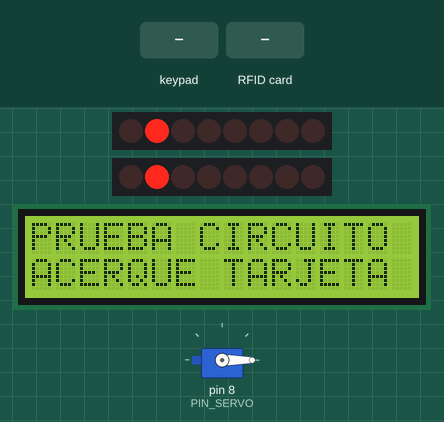
Bench run of a sketch on a simulated Arduino Uno, built with avr-gcc and run on an emulated ATmega328P. On the bench: 2 × 8 shift-register outputs drawn as a row of LEDs (first output left, lit = HIGH), 16×2 character LCD, servo. Wiring (inferred from the names in the program): 2 × shift register (74HC595): latch A2 / latch A3. Wiring (inferred from the signals the program sends): 2 × row of LEDs: on Q0, Q1, Q2, Q3, Q4, Q5, Q6, Q7 / on Q0, Q1, Q2, Q3, Q4, Q5, Q6, Q7. The test bench sets the inputs (shaded band). What the sketch prints to the serial monitor is not drawn.

Above: at 3.9 s.
4.0 s: keypad keys 7 6 5 4 A pressed 0.4 s apart
At 6.5 s:
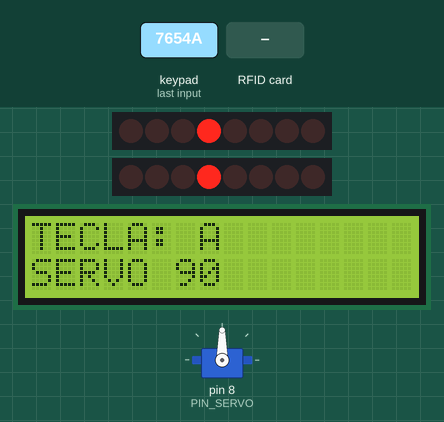
7.5 s: RFID card 5E 7A 19 C4 held to the reader
At 8.7 s:
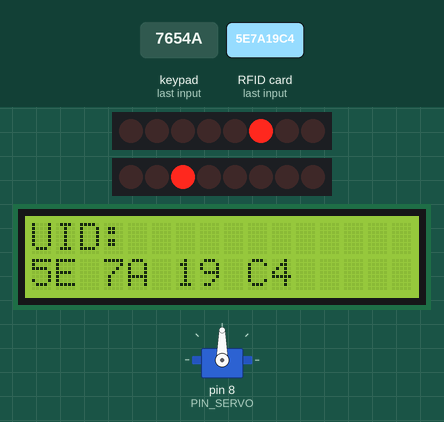
9.1 s: key 'B' pressed
At 10.3 s:
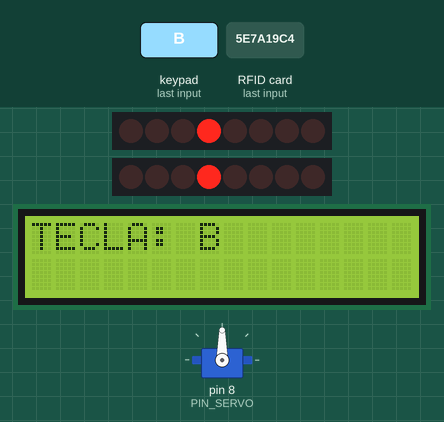
10.6 s: keypad keys 7 6 5 4 # pressed 0.4 s apart
At 12.8 s:
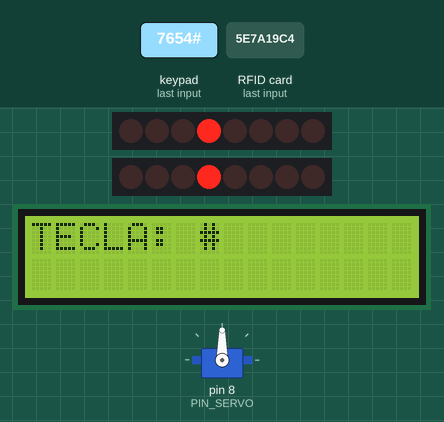
14.1 s: key 'C' pressed
At 14.9 s:
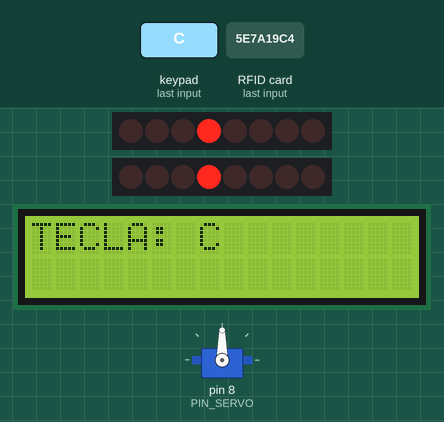
15.6 s: keypad keys 7 6 5 4 * pressed 0.4 s apart
At 18.4 s:
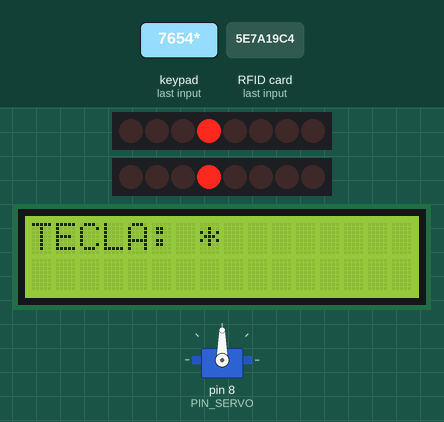
Timing chart, 0 to 19.9 s (numbered marks = the images above; inputs shaded):
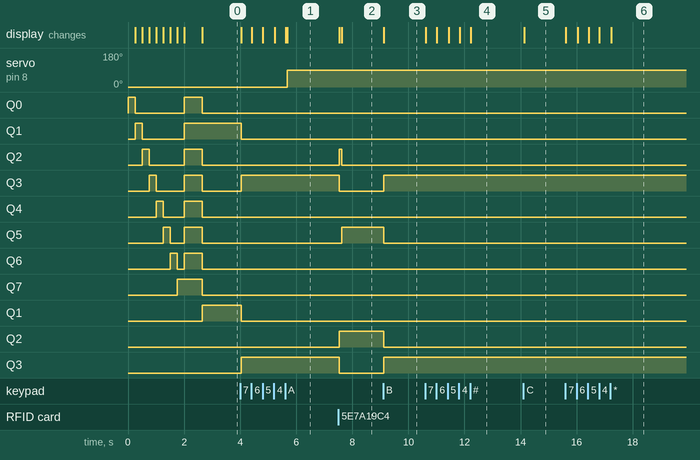

The sketch:

Prueba_Circuito.ino
```cpp
#include <SPI.h>
#include <MFRC522.h>
#include <Wire.h>
#include <LiquidCrystal_I2C.h>
#include <Keypad.h>
#include <Servo.h>

// Sketch de prueba por etapas: sirve aunque todavia no esten todos los modulos.
// Abre el Monitor Serie a 9600 para ver que modulo responde.

const uint8_t PIN_RFID_SS   = 10;
const uint8_t PIN_RFID_RST  = 9;
const uint8_t PIN_SERVO     = 8;
const uint8_t PIN_595_LATCH = A2;
const uint8_t PIN_BUZZER    = A3;

char teclas[4][4] = {
  {'1', '2', '3', 'A'},
  {'4', '5', '6', 'B'},
  {'7', '8', '9', 'C'},
  {'*', '0', '#', 'D'}
};
byte pinesFilas[4] = {7, 6, 5, 4};
byte pinesColumnas[4] = {3, 2, A0, A1};

MFRC522 rfid(PIN_RFID_SS, PIN_RFID_RST);
LiquidCrystal_I2C lcd(0x27, 16, 2);
Keypad teclado = Keypad(makeKeymap(teclas), pinesFilas, pinesColumnas, 4, 4);
Servo servo;
bool servoAbierto = false;

void escribir595(uint8_t valor) {
  SPI.beginTransaction(SPISettings(1000000, MSBFIRST, SPI_MODE0));
  digitalWrite(PIN_595_LATCH, LOW);
  SPI.transfer(valor);
  digitalWrite(PIN_595_LATCH, HIGH);
  SPI.endTransaction();
}

void setup() {
  Serial.begin(9600);
  pinMode(PIN_BUZZER, OUTPUT);
  pinMode(PIN_595_LATCH, OUTPUT);
  digitalWrite(PIN_595_LATCH, HIGH);
  SPI.begin();

  // Prueba 74HC595: recorre LED1 a LED8
  Serial.println(F("Prueba 74HC595: LED1 -> LED8"));
  for (uint8_t i = 0; i < 8; i++) {
    escribir595(1 << i);
    delay(250);
  }
  escribir595(0xFF);
  delay(500);
  escribir595(0b00000010);

  // Prueba LCD
  lcd.init();
  lcd.backlight();
  lcd.print("PRUEBA CIRCUITO");
  lcd.setCursor(0, 1);
  lcd.print("ACERQUE TARJETA");

  // Prueba RC522
  rfid.PCD_Init();
  byte version = rfid.PCD_ReadRegister(MFRC522::VersionReg);
  Serial.print(F("RC522 version: 0x"));
  Serial.println(version, HEX);
  if (version == 0x00 || version == 0xFF) {
    Serial.println(F("RC522 NO RESPONDE: revisa cables SPI y 3.3V"));
  } else {
    Serial.println(F("RC522 OK"));
  }

  servo.attach(PIN_SERVO);
  servo.write(0);

  digitalWrite(PIN_BUZZER, HIGH);
  delay(100);
  digitalWrite(PIN_BUZZER, LOW);
  Serial.println(F("Listo. Tarjeta = muestra UID | Tecla = la muestra | A = mueve servo"));
}

void loop() {
  if (rfid.PICC_IsNewCardPresent() && rfid.PICC_ReadCardSerial()) {
    escribir595(0b00000100);
    lcd.clear();
    lcd.print("UID:");
    lcd.setCursor(0, 1);
    Serial.print(F("UID:"));
    for (byte i = 0; i < rfid.uid.size; i++) {
      if (rfid.uid.uidByte[i] < 0x10) lcd.print('0');
      lcd.print(rfid.uid.uidByte[i], HEX);
      lcd.print(' ');
      Serial.print(rfid.uid.uidByte[i] < 0x10 ? " 0" : " ");
      Serial.print(rfid.uid.uidByte[i], HEX);
    }
    Serial.println();
    rfid.PICC_HaltA();
    rfid.PCD_StopCrypto1();
    digitalWrite(PIN_BUZZER, HIGH);
    delay(100);
    digitalWrite(PIN_BUZZER, LOW);
    escribir595(0b00100000);
  }

  char tecla = teclado.getKey();
  if (tecla) {
    Serial.print(F("Tecla: "));
    Serial.println(tecla);
    lcd.clear();
    lcd.print("TECLA: ");
    lcd.print(tecla);
    escribir595(0b00001000);
    digitalWrite(PIN_BUZZER, HIGH);
    delay(50);
    digitalWrite(PIN_BUZZER, LOW);
    if (tecla == 'A') {
      servoAbierto = !servoAbierto;
      servo.write(servoAbierto ? 90 : 0);
      lcd.setCursor(0, 1);
      lcd.print(servoAbierto ? "SERVO 90" : "SERVO 0");
    }
  }
}
```

Measured:
- after the input at 4.0 s, servo on pin 8 (PIN_SERVO): 0° → 90° after 1.7 s; Q1, Q1: HIGH → LOW at once; Q3, Q3: LOW → HIGH at once; the display: first changes at once (image 1 shows a later state)
- after the input at 7.5 s, Q2: LOW → HIGH at once, → LOW 0.10 s later; Q3, Q3: HIGH → LOW at once; Q5: LOW → HIGH after 0.13 s; Q2: LOW → HIGH at once; the display: first changes at once (image 2 shows a later state)
- after the input at 9.1 s, Q3, Q3: LOW → HIGH at once; Q5, Q2: HIGH → LOW at once; the display: changes at once (image 3)
- after the input at 10.6 s, the display: first changes at once (image 4 shows a later state)
- after the input at 14.1 s, the display: changes at once (image 5)
- after the input at 15.6 s, the display: first changes at once (image 6 shows a later state)
